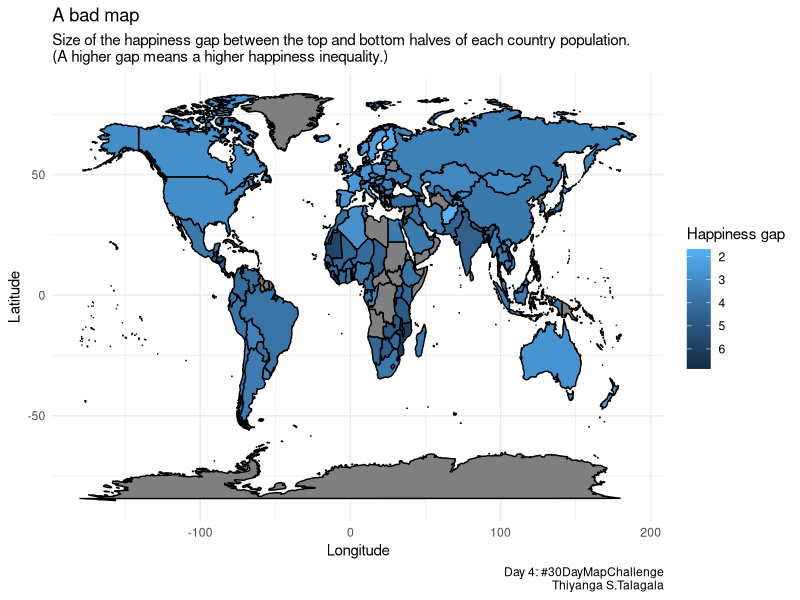

This figure's R source:
# https://worldhappiness.report/ed/2023/#appendices-and-data
# report
# https://happiness-report.s3.amazonaws.com/2023/WHR+23.pdf
## packages
library(tidyverse)
library(here)
library(maps)
library(viridis)


## data
# https://worldhappiness.report/ed/2023/world-happiness-trust-and-social-connections-in-times-of-crisis/
#  https://happiness-report.s3.amazonaws.com/2023/WHR+23.pdf
#page 43
happines <- read_csv(here("day3", "happines.csv"))
View(happines)
## map

# Inequality of happiness
# Size of the happiness gap between the 
# top and bottom halves of each country's population
#( A higher gap means higher happiness inequality.)

#the gap has amaximum value of 10 and a minimum of zero
hcountry <- unique(happines$Country)
world_coordinates <- map_data("world") 
#head(world_coordinates)
wcountry <- unique(world_coordinates$region)
sort(wcountry[!(wcountry %in% hcountry)])
hcountry[!(hcountry %in% wcountry)]


happines <- happines |> 
  mutate(Country2 = recode(Country, "Tajikistan*" = "Tajikistan"  ,
                           "United Kingdom" = "UK",
                           #"Hong Kong S.A.R."=,
                           "Algeria*" = "Algeria",
                           "Taiwan Province of China" = "Taiwan",
                           "United States" = "USA",
                           "Czechia" = "Czech Republic",
                           "Slovakia" = "Slovakia",
                           "Korea, Republic of" = "South Korea",
                           "Congo, Republic of" = "Republic of Congo",
                           "Lao People's Democratic Republic*" = "Laos",
                           "Philippines*" = "Philippines",
                           "Sri Lanka*" = "Sri Lanka",
                           "Malaysia*" = "Malaysia",
                           "Myanmar*" = "Myanmar",
                           "South Africa*" = "South Africa",
                           "China*"    = "China",                       
                           "Nigeria*"  =   "Nigeria",                    
                           "Bosnia and Herzegovina*" = "Bosnia and Herzegovina",          
                           "Serbia*"  =  "Serbia",                      
                           "Palestine, State of"      = "Palestine",        
                           "Montenegro*"   =   "Montenegro",                 
                           "Bahrain*"   = "Bahrain",                      
                           "Iraq*"  = "Iraq",                          
                           "Türkiye*"   = "Turkey",                      
                           "The Gambia" = "Gambia",                      
                           "Burkina Faso*"  = "Burkina Faso",                  
                           "Pakistan*"   = "Pakistan",                     
                           "Zambia*"  = "Zambia" ,                       
                           "Congo, Democratic Republic of"  = "Republic of Congo"))

## merge data
happines$region <- happines$Country2
full <- full_join(happines, world_coordinates,
                  
                  by="region")






p1 <- ggplot(full, aes(x = long,
                       y = lat,
                       group=group,
                       fill = `Happiness gap`)) +
  geom_polygon(color = "black") +
  labs(x = "Longitude",
       y = "Latitude") +
  theme(legend.position = "bottom",
  )  + 
  scale_fill_continuous(trans = 'reverse') +
labs(title = "A bad map", 
     subtitle='Size of the happiness gap between the top and bottom halves of each country population.\n(A higher gap means a higher happiness inequality.)', 
     caption="Day 4: #30DayMapChallenge\nThiyanga S.Talagala") + theme_minimal()
p1 
